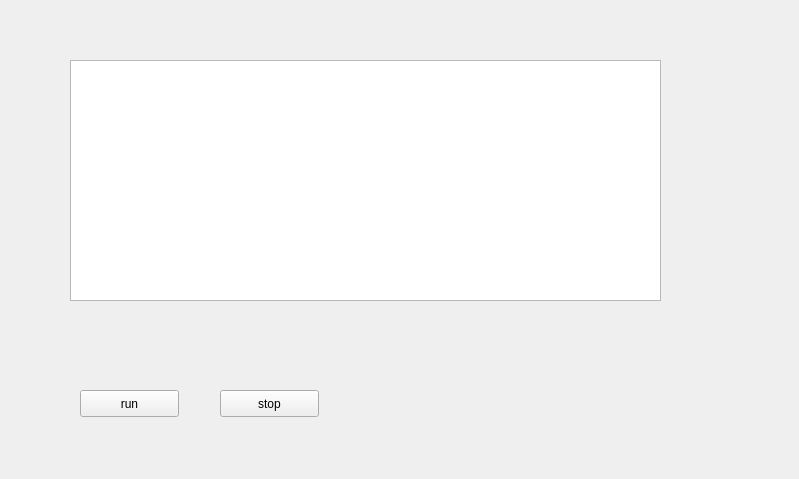
<?xml version="1.0" encoding="UTF-8"?>
<ui version="4.0">
 <class>MainWindow</class>
 <widget class="QMainWindow" name="MainWindow">
  <property name="geometry">
   <rect>
    <x>0</x>
    <y>0</y>
    <width>799</width>
    <height>479</height>
   </rect>
  </property>
  <property name="windowTitle">
   <string>MainWindow</string>
  </property>
  <widget class="QWidget" name="centralWidget">
   <widget class="QTreeView" name="treeView">
    <property name="geometry">
     <rect>
      <x>70</x>
      <y>60</y>
      <width>591</width>
      <height>241</height>
     </rect>
    </property>
   </widget>
   <widget class="QPushButton" name="btn_run">
    <property name="geometry">
     <rect>
      <x>80</x>
      <y>390</y>
      <width>99</width>
      <height>27</height>
     </rect>
    </property>
    <property name="text">
     <string>run</string>
    </property>
   </widget>
   <widget class="QPushButton" name="pushButton_2">
    <property name="geometry">
     <rect>
      <x>220</x>
      <y>390</y>
      <width>99</width>
      <height>27</height>
     </rect>
    </property>
    <property name="text">
     <string>stop</string>
    </property>
   </widget>
  </widget>
 </widget>
 <layoutdefault spacing="6" margin="11"/>
 <resources/>
 <connections/>
</ui>
